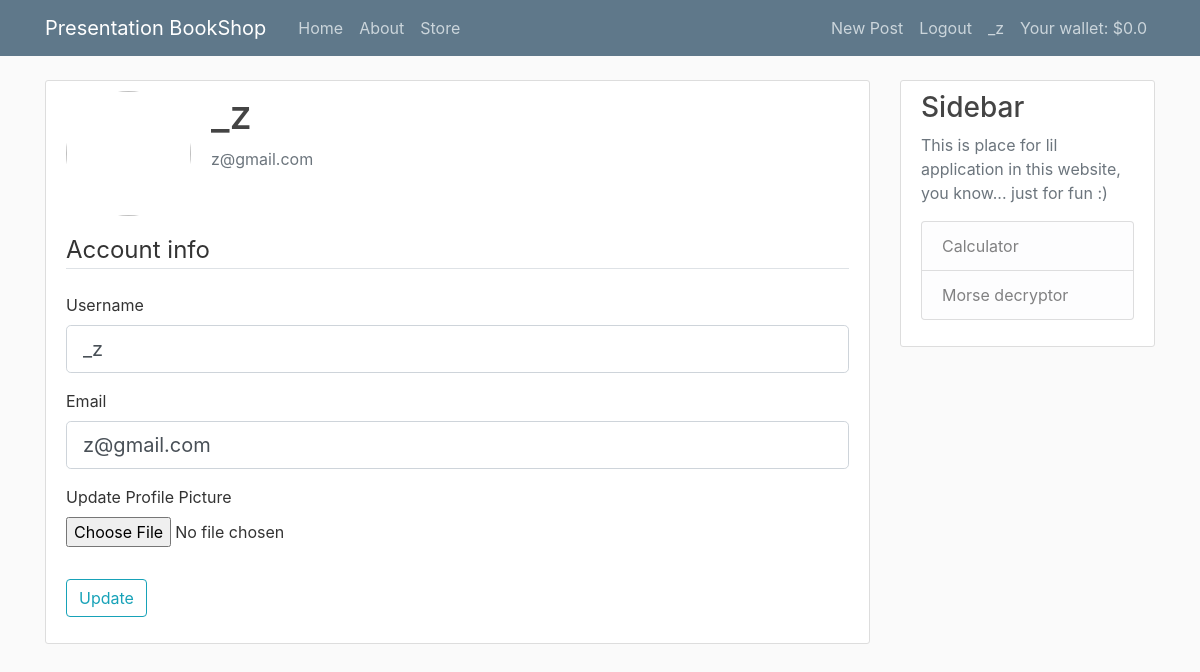
The page /account (signed in) on the database its author committed.
### flaskapp/models.py (models this page shows, shortened)
class User(db.Model, UserMixin):
    id = db.Column(db.Integer, primary_key=True)
    username = db.Column(db.String(20), unique=True, nullable=False)
    email = db.Column(db.String(120), unique=True, nullable=False)
    image_file = db.Column(db.String(20), nullable=False, default='default.jpg')
    password = db.Column(db.String(60), nullable=False)
    posts = db.relationship('Post', backref='author', lazy=True)
    admin = db.Column(db.Boolean, nullable=False, default=False)
    roles = db.Column(db.Integer, nullable=False, default='0')
    wallet = db.Column(db.Float, nullable=False, default='0')

### flaskapp/routes.py (the view)
@app.route('/account', methods=['GET', 'POST'])
@login_required
def account():
	users = User.query.all()
	posts = Post.query.all()
	form = UpdateAccountForm()
	if form.validate_on_submit():
		if form.picture.data:
			picture_file = save_picture(form.picture.data)
			current_user.image_file = picture_file
		current_user.username = form.username.data
		current_user.email = form.email.data
		db.session.commit()
		log_update(table=User.__table__.name, user=current_user.username)
		flash('Your account has been updated!', 'success')
		return redirect(url_for('account'))
	elif request.method == 'GET':
		form.username.data = current_user.username
		form.email.data = current_user.email
	image_file = url_for('static', filename='profile_pics/' + current_user.image_file)
	return render_template('account.html', title='Account', image_file=image_file, form=form, posts=posts, users=users)

### flaskapp/forms.py (shortened to what this page needs)
class UpdateAccountForm(FlaskForm):
	username = StringField('Username', validators=[DataRequired(), Length(min=2, max=20)])
	email = StringField('Email', validators=[DataRequired(), Email()])
	picture = FileField('Update Profile Picture', validators=[FileAllowed(['jpg', 'png'])])
	submit = SubmitField('Update')

### flaskapp/models.py (called while the page is built)
@login_manager.user_loader
def load_user(user_id):
	return User.query.get(int(user_id))

### flaskapp/templates/account.html (shortened to what this page needs)
{% extends "layout.html" %}
{% block content %}
	<link rel="stylesheet" href="https://cdnjs.cloudflare.com/ajax/libs/font-awesome/4.7.0/css/font-awesome.min.css">
	<div class="content-section">
		<div class="media">
			<img class="rounded-circle account-img" src="{{ image_file }}">
			<div class="media-body">
				<h2 class="account-heading">{{ current_user.username }}</h2>
				<p class="text-secondary">{{ current_user.email }}</p>
			</div>
		</div>
		<form method="POST", action="", enctype="multipart/form-data">
			<fieldset class="form-group">
				<legend class="border-bottom mb-4">Account info</legend>
				<div class="form-group">
					{{ form.username.label(class="form-control-label") }}
					{% if form.username.errors %}
						{{ form.username(class="form-control form-control-lg is-invalid") }}
						<div class="invalid-feedback">
							{% for error in form.username.errors %}
								<span>{{ error }}</span>
							{% endfor %}
						</div>
					{% else %}
						{{ form.username(class="form-control form-control-lg") }}
					{% endif %}
				</div>
				<div class="form-group">
					{{ form.email.label(class="form-control-label") }}
					{% if form.email.errors %}
						{{ form.email(class="form-control form-control-lg is-invalid") }}
						<div class="invalid-feedback">
							{% for error in form.email.errors %}
								<span>{{ error }}</span>
							{% endfor %}
						</div>
					{% else %}
						{{ form.email(class="form-control form-control-lg") }}
					{% endif %}
				</div>
				<div class="form-group">
					{{ form.picture.label() }}
					{{ form.picture(class="form-control-file") }}
				</div>
			</fieldset>
				<div class="form-group">
					{{ form.submit(class="btn btn-outline-info") }}
				</div>
		</form>
	</div>
{% endblock content %}

### flaskapp/templates/layout.html (shortened to what this page needs)
<!DOCTYPE html>
<html>
<head>
    <link rel="stylesheet" href="https://stackpath.bootstrapcdn.com/bootstrap/4.3.1/css/bootstrap.min.css">
    <link rel="stylesheet" type="text/css" href="{{ url_for('static', filename='main.css')}}"
</head>
<body>
	<header class="site-header">
	  <nav class="navbar navbar-expand-md navbar-dark bg-steel fixed-top">
	    <div class="container">
	      <a class="navbar-brand mr-4" href="/">Presentation BookShop</a>
	      <div class="collapse navbar-collapse" id="navbarToggle">
	        <div class="navbar-nav mr-auto">
	          <a class="nav-item nav-link" href="{{ url_for('home') }}">Home</a>
	          <a class="nav-item nav-link" href="{{ url_for('about') }}">About</a>
	          <a class="nav-item nav-link" href="{{ url_for('store') }}">Store</a>
	        </div>
	        <div class="navbar-nav">
	          {% if current_user.is_authenticated %}
	          	  <a class="nav-item nav-link" href="{{ url_for('new_post') }}">New Post</a>
	          	  <a class="nav-item nav-link" href="{{ url_for('logout') }}">Logout</a>
	          	  <a class="nav-item nav-link" href="{{ url_for('account') }}">{{current_user.username}}</a>
			  <a class="nav-item nav-link">Your wallet:  ${{current_user.wallet}}</a>
	          {% else %}
		          <a class="nav-item nav-link" href="{{ url_for('login') }}">Login</a>
		          <a class="nav-item nav-link" href="{{ url_for('register') }}">Register</a>
		      {% endif %}
	        </div>
	      </div>
	    </div>
	  </nav>
	</header>
	<main role="main" class="container">
	  <div class="row">
	    <div class="col-md-9">
	      {% block content %}{% endblock %}
	    </div>
	    <div class="col-md-3">
	      <div class="content-section">
	        <h3>Sidebar</h3>
	        <p class='text-muted'>This is place for lil application in this website, you know... just for fun :)
	          <ul class="list-group">
	            <a class="list-group-item list-group-item-light" href="{{ url_for('calculator') }}">Calculator</a>
	            <a class="list-group-item list-group-item-light" href="{{ url_for('morse') }}">Morse decryptor</a>
	          </ul>
	        </p>
	      </div>
	    </div>
	  </div>
	</main>
</body>
</html>

### flaskapp/static/main.css (style rules this page uses)
body { background: #fafafa; color: #333333; margin-top: 5rem; }
h1, h2, h3, h4, h5, h6 { color: #444444; }
.bg-steel { background-color: #5f788a; }
.site-header .navbar-nav .nav-link { color: #cbd5db; }
.content-section { background: #ffffff; padding: 10px 20px; border: 1px solid #dddddd; border-radius: 3px; margin-bottom: 20px; }
.account-img { height: 125px; width: 125px; margin-right: 20px; margin-bottom: 16px; }
.account-heading { font-size: 2.5rem; }

### rows shown on the page
User: username "_z", wallet "0.0", email "z@gmail.com"
